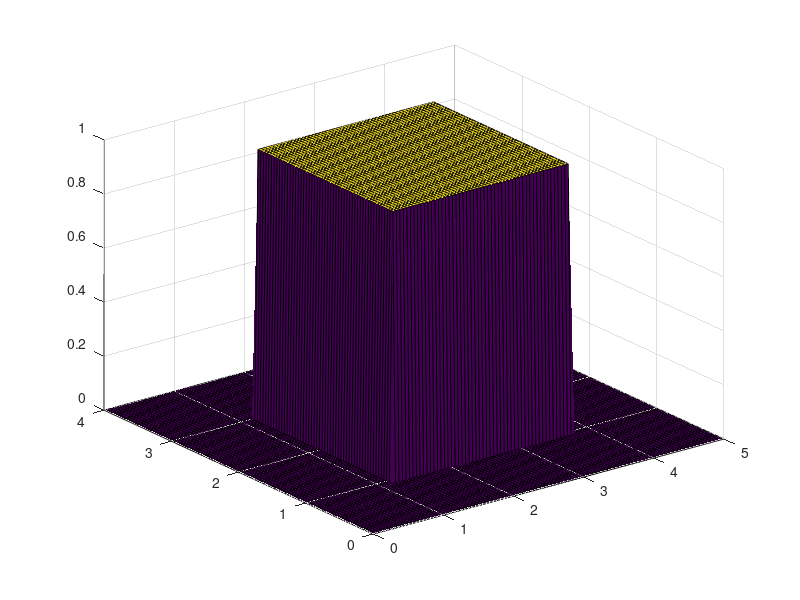

This chart was generated by the following MATLAB code: (Note: this script raises an error after producing the figure.)
% Copyleft 2018 Jiaming Mei, Shanghaitech
clear all,clc,close all
%*************************initialize the condition
dt = 0.0005; dx = 0.05; dy = 0.04;

mux=dt/(dx)^2; muy=dt/(dy)^2;
mu=mux+muy;

Tf = 0.1; XR = 5; YS = 4;

xvals=0:dx:XR; yvals=0:dy:YS;
Lx=length(xvals); Ly=length(yvals);%note start from x0 to xr, length is r+1
%initial condition
U0=zeros(Ly,Lx);%the matrix y is in colum and x is in row
U0(floor(Lx/4):floor(3*Lx/4),floor(Ly/4):floor(3*Ly/4))=1;

%boundary condition
Boundary = @(x,y) 0;

%*********************set up the matrix
vx=ones(1,length(xvals)); vy=ones(1,length(yvals));
Ax=diag(-2*vx,0)+diag(vx(1:Lx-1),1)+diag(vx(1:Lx-1),-1);
Ay=diag(-2*vy,0)+diag(vy(1:Ly-1),1)+diag(vy(1:Ly-1),-1);

LB=inv((eye(Ly)-1/2*Ay))*(eye(Ly)+1/2*Ay);
RB=inv((eye(Lx)-1/2*Ax'))*(eye(Lx)+1/2*Ax');

%********************interate the time
Ut=U0;
figure
s = surf(xvals,yvals,U0);
axis manual% fix the axis

for t=0:dt:Tf
    Ut=LB*Ut*RB;
    Ut(1,:)=0; Ut(Ly,:)=0; Ut(:,1)=0; Ut(:,Lx)=0;%the boundary condtion by hand!
    s.ZData = Ut;
    
    pause(0.1)
end
close all